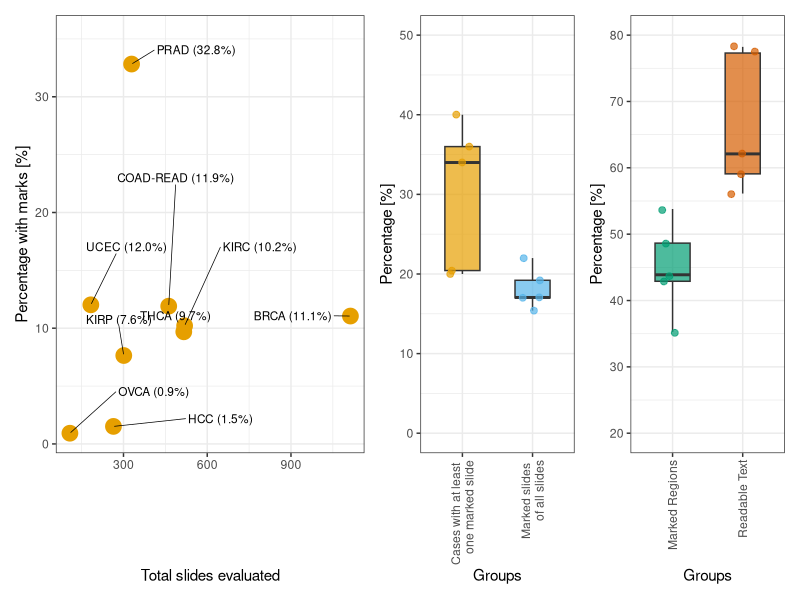

Write the R code that produced this figure.
# Bibliotheken laden
library(ggplot2)
library(patchwork)
library(ggrepel)
library(svglite)

# Sample data including Total counts
data <- data.frame(
  Group = c("COAD-READ", "KIRC", "KIRP", "HCC", "THCA", "BRCA", "OVCA", "UCEC", "PRAD"),
  Count = c(55, 53, 23, 4, 50, 123, 1, 22, 108),
  Total = c(462, 519, 301, 264, 516, 1113, 108, 183, 329)
)

# Calculate the Percentage column
data$Percentage <- (data$Count / data$Total) * 100
mean_percentage <- mean(data$Percentage)

# Daten für beide Gruppen (Boxplot 1)
data2 <- data.frame(
  Group = rep(c("Cases with at least \n one marked slide", "Marked slides \n of all slides"), each = 5),
  Percentage = c(40, 36, 20.43, 20.00, 34.00, 22.00, 15.40, 17.00, 19.21, 17.05)
)

# Daten für den zweiten Boxplot (Boxplot 2)
data3 <- data.frame(
  Group = rep(c("Readable Text", "Marked Regions"), each = 5),
  Percentage = c(62.10, 59.09, 78.23, 56.12,77.30, 42.9, 53.79, 35.29, 43.88,48.65)
)


# --- Scatterplot ---
plot1 <- ggplot(data, aes(y = Percentage, x = Total)) +
  geom_point(color = "#E69F00", size = 5) +
  geom_text_repel(aes(label = paste(Group, sprintf("(%.1f%%)", Percentage))), 
                  size = 3, box.padding = 1.5, point.padding = 0,
                  nudge_x = 0, nudge_y = 2.5, segment.size=0.25) +
  labs(y = "Percentage with marks [%]", x = "Total slides evaluated") +
  theme_bw() +
  theme(legend.position = "none", plot.title = element_blank())

# --- Boxplot 1 ---
plot2 <- ggplot(data2, aes(x = Group, y = Percentage, fill = Group)) +
  geom_boxplot(outlier.shape = NA, alpha = 0.7, width = 0.5) + # Boxplot schmal beibehalten
  geom_jitter(aes(color = Group), width = 0.2, size = 2, alpha = 0.7) +
  scale_color_manual(values = c("#E69F00", "#56B4E9")) +
  scale_fill_manual(values = c("#E69F00", "#56B4E9")) +
  scale_y_continuous(limits = c(0, 50), breaks = seq(0, 50, by = 10)) +
  labs(y = "Percentage [%]", x = "Groups") +
  theme_bw() +
  theme(
    legend.position = "none",
    axis.text.x = element_text(angle = 90, vjust = 0.5, hjust = 1),
    plot.title = element_blank()
  )

# --- Boxplot 2 ---
plot3 <- ggplot(data3, aes(x = Group, y = Percentage, fill = Group)) +
  geom_boxplot(outlier.shape = NA, alpha = 0.7, width = 0.5) + # Boxplot schmal beibehalten
  geom_jitter(aes(color = Group), width = 0.2, size = 2, alpha = 0.7) +
  scale_color_manual(values = c("#009E73", "#D55E00")) +
  scale_fill_manual(values = c("#009E73", "#D55E00")) +
  scale_y_continuous(limits = c(20, 80), breaks = seq(20, 80, by = 10)) +
  labs(y = "Percentage [%]", x = "Groups") +
  theme_bw() +
  theme(
    legend.position = "none",
    axis.text.x = element_text(angle = 90, vjust = 0.5, hjust = 1),
    plot.title = element_blank()
  )

# --- Kombinierte Darstellung mit breiteren Plots ---
combined_plot <- plot1 + plot2 + plot3 + 
  plot_layout(ncol = 3, widths = c(2, 1, 1)) # Scatterplot und Boxplots breiter

# Zeige die Plots an
combined_plot
